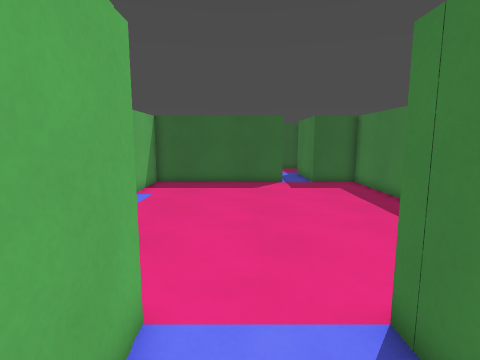
view 1 (above)

19 first-person views from a walk through a Godot game level. The camera is 1.4 m above the floor, tilts 8° down and sees 80° across. The floor is counted in squares, 0.5 m on a side. Each view is taken from the middle of a square. On the plan, view 1 faces up. The plan holds only what a view shows up to about 20 squares ahead; the rest is blank. The place goes on beyond the plan.

view 2
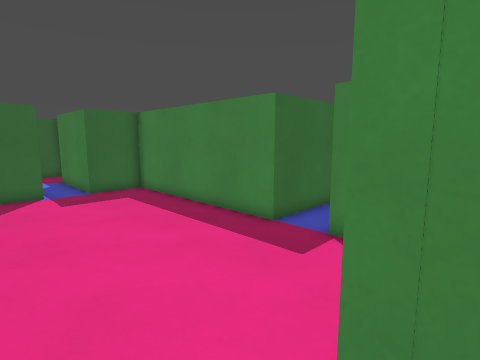

view 3
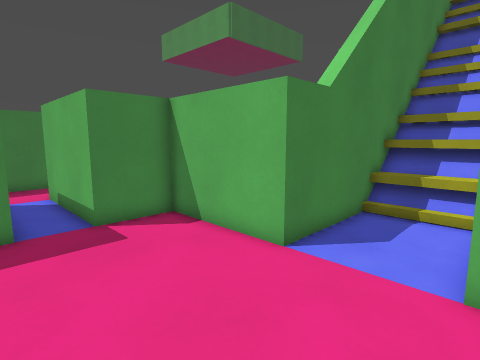

view 4
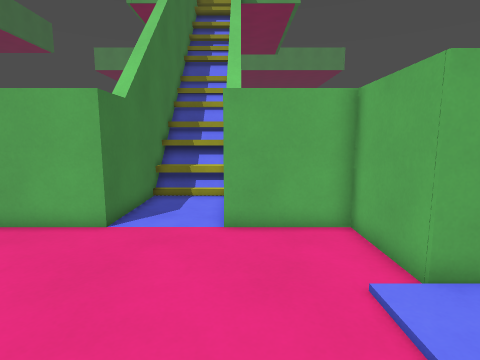

view 5
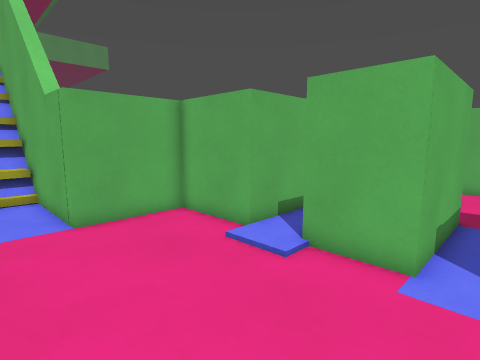

view 6
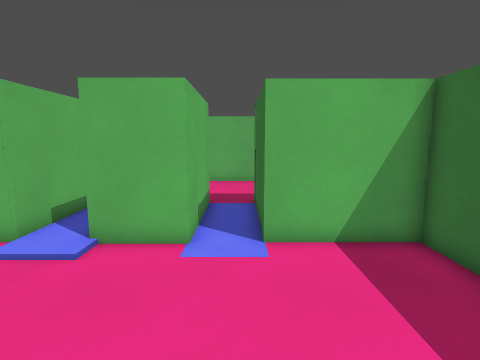

view 7
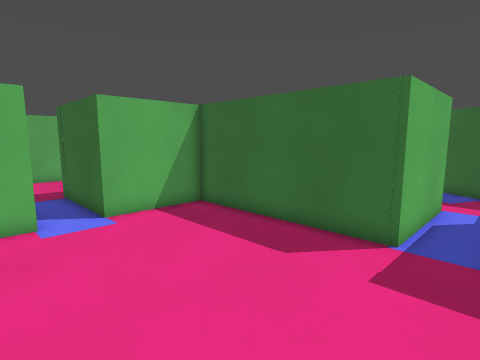

view 8
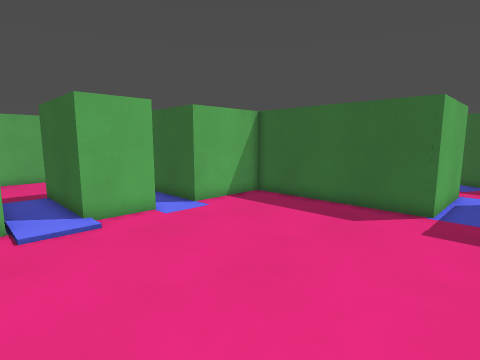

view 9
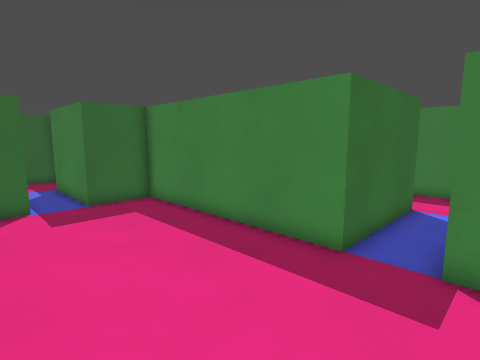

view 10
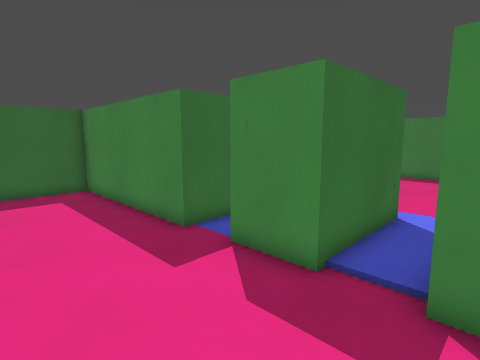

view 11
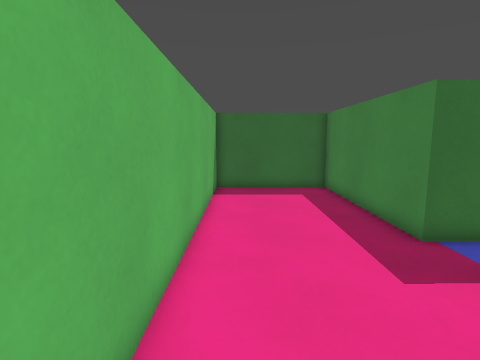

view 12
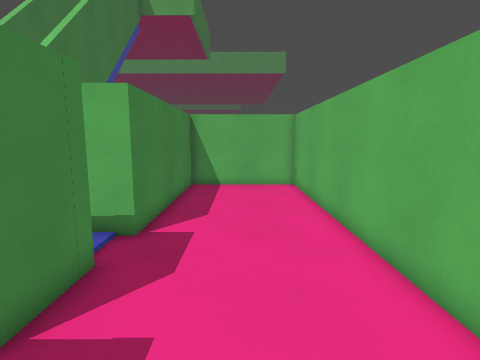

view 13
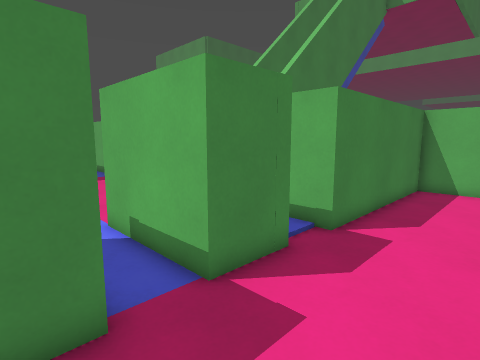

view 14
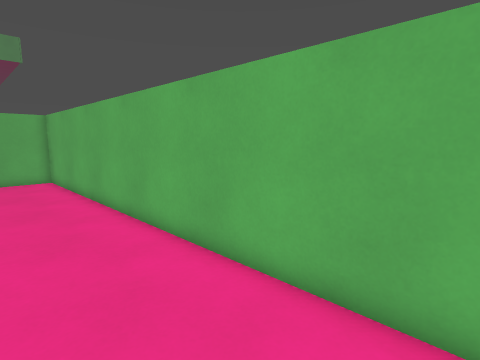

view 15
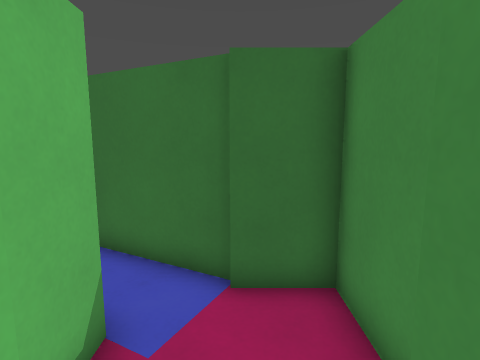

view 16
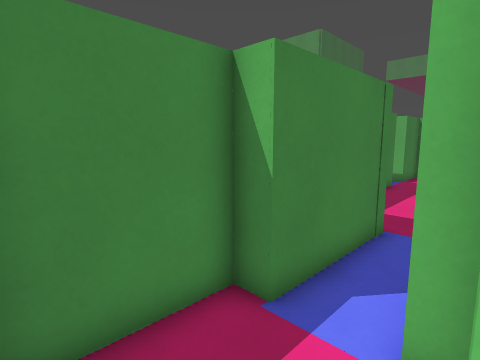

view 17
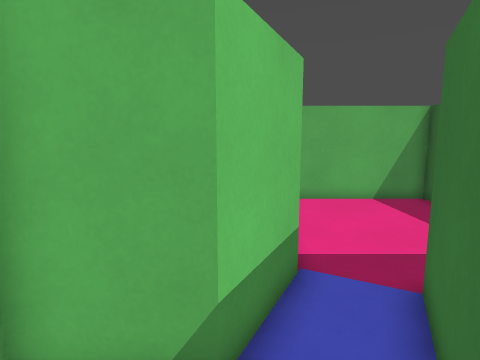

view 18
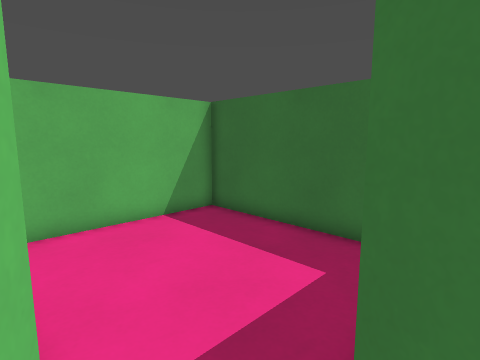

view 19
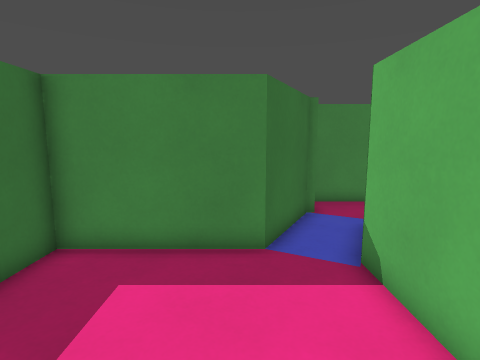

### Floor plan
Ten units are one square. View 1 is at (0, 0); x grows to the right and y downward. Boxes are objects, and circles mark ways between rooms. Rooms are numbered by the first view taken in them; rooms with no view inside come last. Other rooms are left out.
<svg viewBox="-179 -363 324 423">
<path fill="none" stroke="#000" d="M-56 -126 -56 -99M-56 -79 -56 -41 -15 -41 -15 55M140 -90 77 -90 77 -190 49 -190 49 -244M28 -244 28 -190 -56 -190 -56 -147M-15 46 24 46M23 55 23 -41 77 -41 77 -70 140 -70M-14 30 24 30M-56 -99 -107 -99 -107 -126 -56 -126M-56 -147 -109 -147 -109 -239 -174 -239 -174 19 -109 19 -109 -79 -56 -79M-40 -282 -7 -282 21 -268M38 -281 38 -284 1 -304 1 -358 -84 -358 -84 -291M49 -244 58 -244 58 -281 38 -281M21 -268 21 -244 28 -244"/>
<circle cx="-60" cy="-140" r="3" fill="#2a7"/>
<circle cx="-60" cy="-90" r="3" fill="#2a7"/>
<circle cx="40" cy="-240" r="3" fill="#2a7"/>
<circle cx="30" cy="-280" r="3" fill="#2a7"/>
<text x="10" y="-110">1</text>
<text x="-140" y="-110">2</text>
<text x="-40" y="-320">3</text>
<text x="40" y="-260">4</text>
</svg>
Room 1 opens to room 2. Room 1 opens to room 4. Room 3 opens to room 4.

Where each view was taken, in squares from view 1:
view 1: 0 up, 0 right, facing up
view 2: 3 up, 0 right, facing up-right
view 3: 10 up, 2 left, facing down-right
view 4: 13 up, 2 left, facing down
view 5: 14 up, 1 right, facing down-left
view 6: 14 up, 2 right, facing left
view 7: 11 up, 5 right, facing up-left
view 8: 7 up, 5 right, facing up-left
view 9: 6 up, 1 right, facing up-right
view 10: 7 up, 16 left, facing up-right
view 11: 7 up, 16 left, facing up
view 12: 16 up, 14 left, facing down
view 13: 16 up, 15 left, facing down-right
view 14: 20 up, 13 left, facing down-left
view 15: 23 up, 4 right, facing up
view 16: 28 up, 2 right, facing down-right
view 17: 27 up, 5 right, facing left
view 18: 28 up, 1 right, facing up-left
view 19: 31 up, 7 left, facing right
